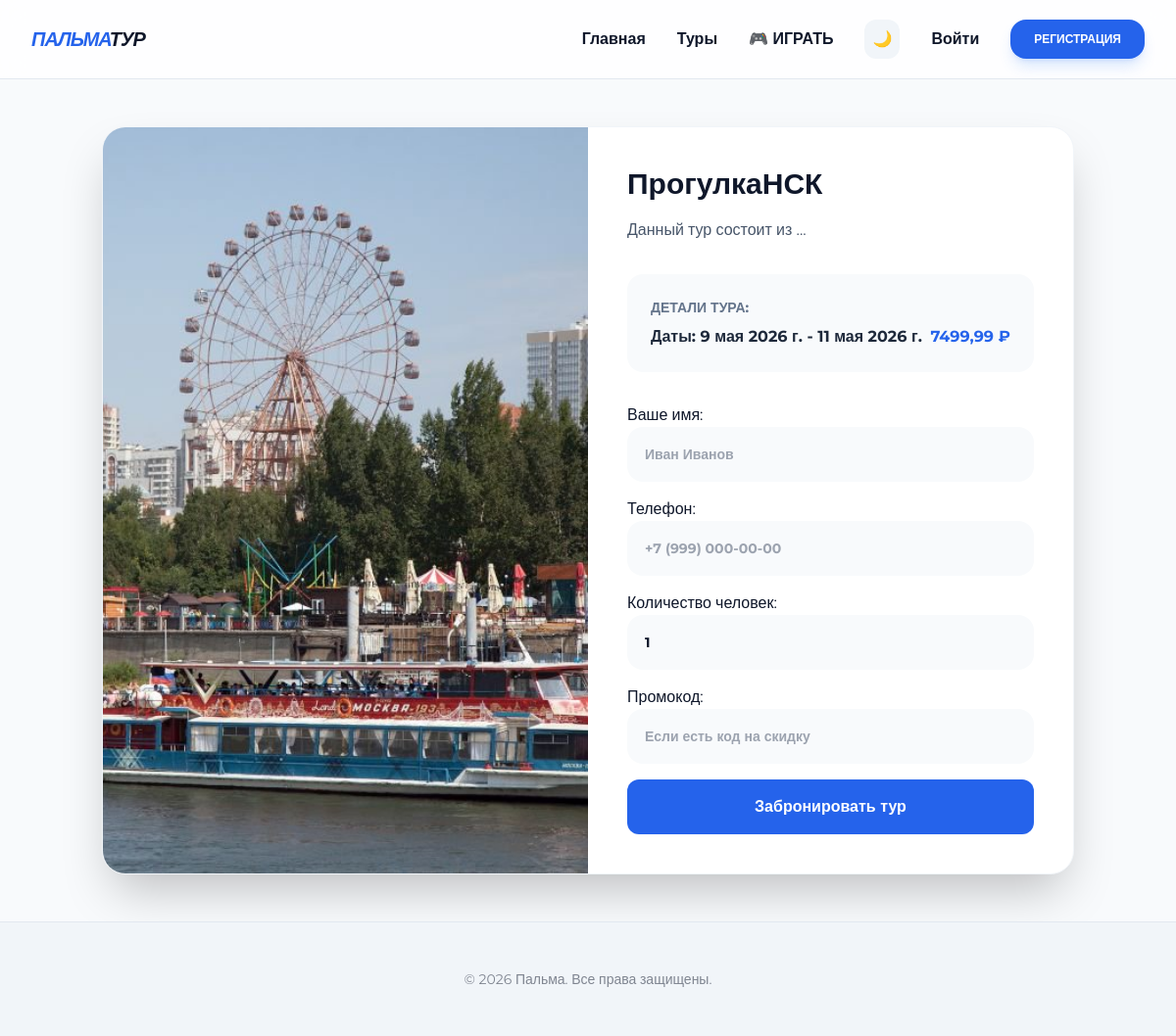
/tour/1/, run on the app's committed database.
### cafe/models.py (models this page shows, shortened)
class Tour(models.Model):
    SERVICE_CHOICES = [
        ('stay', 'Проживание'),
        ('tour', 'Экскурсия/Тур'),
    ]
    CATEGORY_CHOICES = [
        ('hotels', 'Отели'),
        ('apartments', 'Квартиры'),
        ('houses', 'Дома/Коттеджи'),
        ('excursion', 'Экскурсия'),
        ('active', 'Активный отдых'),
        ('multi_day', 'Многодневный тур'),
    ]
    title = models.CharField(max_length=200, verbose_name="Название")
    service_type = models.CharField(max_length=10, choices=SERVICE_CHOICES, verbose_name="Тип услуги")
    category = models.CharField(max_length=20, choices=CATEGORY_CHOICES, verbose_name="Категория")
    location = models.CharField(max_length=100, verbose_name="Город")
    price = models.DecimalField(max_digits=10, decimal_places=2, verbose_name="Цена")
    image = models.ImageField(upload_to='tours/', null=True, blank=True, verbose_name="Фото")
    description = models.TextField(verbose_name="Описание", blank=True, null=True)
    start_date = models.DateField(verbose_name="Дата начала", blank=True, null=True)
    end_date = models.DateField(verbose_name="Дата окончания", blank=True, null=True)
    available_slots = models.PositiveIntegerField(default=10, verbose_name="Свободные места")
    class Meta:
        verbose_name = "Объект"
        verbose_name_plural = "Объекты (Туры и Жилье)"

### cafe/views.py (the view)
# urls.py: path('tour/<int:tour_id>/', views.tour_detail, name='tour_detail'),
def tour_detail(request, tour_id):
    tour = get_object_or_404(Tour, id=tour_id)
    if request.method == 'POST':
        form = BookingForm(request.POST)
        if form.is_valid():
            booking = form.save(commit=False)
            booking.tour = tour
            booking.total_price = tour.price * booking.people_count
            if request.user.is_authenticated:
                booking.user = request.user
            booking.save()
            messages.success(request, f'Тур "{tour.title}" успешно забронирован! Ожидаем оплаты.')
            return render(request, 'cafe/client/payment.html', {'booking': booking})
        else:
            messages.error(request, 'Ошибка при заполнении формы.')
    else:
        form = BookingForm(initial={'people_count': 1})
    return render(request, 'cafe/client/tour_detail.html', {'tour': tour, 'form': form})

### cafe/forms.py
class BookingForm(forms.ModelForm):
    input_style = 'w-full p-4 rounded-2xl bg-slate-50 dark:bg-white/5 outline-none border-2 border-transparent focus:border-blue-600 dark:text-white font-bold text-sm transition-all'
    client_name = forms.CharField(
        label="Ваше имя",
        widget=forms.TextInput(attrs={'placeholder': 'Иван Иванов', 'class': input_style})
    )
    client_phone = forms.CharField(
        label="Телефон",
        widget=forms.TextInput(attrs={'placeholder': '+7 (999) 000-00-00', 'class': input_style})
    )
    people_count = forms.IntegerField(
        label="Количество человек",
        widget=forms.NumberInput(attrs={'min': 1, 'class': input_style})
    )
    promo_code = forms.CharField(
        label="Промокод",
        required=False,
        widget=forms.TextInput(attrs={'placeholder': 'Если есть код на скидку', 'class': input_style})
    )
    class Meta:
        model = Booking
        fields = ['client_name', 'client_phone', 'people_count', 'promo_code']

### cafe/templates/cafe/client/tour_detail.html (shortened to what this page needs)
{% extends 'cafe/base.html' %}
{% block content %}
<div class="max-w-5xl mx-auto py-12 px-4">
    <div class="bg-white rounded-3xl shadow-2xl overflow-hidden flex flex-col md:flex-row border border-slate-100">
        <div class="md:w-1/2">
            <img src="{% if tour.image %}{{ tour.image.url }}{% else %}/static/cafe/img/{{ tour.title }}.jpg{% endif %}"
                 class="w-full h-full object-cover" onerror="this.src='/static/cafe/img/фон.jpg'">
        </div>
        <div class="md:w-1/2 p-10">
            <h1 class="text-3xl font-bold mb-4">{{ tour.title }}</h1>
            <p class="text-slate-600 mb-8 leading-relaxed">{{ tour.description }}</p>
            <div class="bg-slate-50 p-6 rounded-2xl mb-8">
                <div class="text-sm text-slate-500 mb-2 font-bold uppercase">Детали тура:</div>
                <div class="flex justify-between font-bold text-slate-800">
                    <span>Даты: {{ tour.start_date }} - {{ tour.end_date }}</span>
                    <span class="text-blue-600">{{ tour.price }} ₽</span>
                </div>
            </div>
            <form method="post" class="space-y-4">
                {{ form.as_p }}
                <button type="submit" class="w-full bg-blue-600 text-white font-bold py-4 rounded-xl hover:bg-blue-700 transition">Забронировать тур</button>
            </form>
        </div>
    </div>
</div>
{% endblock %}

### cafe/templates/cafe/base.html (style rules this page uses)
body { font-family: 'Montserrat', sans-serif; transition: background-color 0.3s, color 0.3s; }

### data on the page
Tour: image (picture), title "ПрогулкаНСК", description "Данный тур состоит из ...", start_date "9 мая 2026 г.", end_date "11 мая 2026 г.", price "7499,99"
